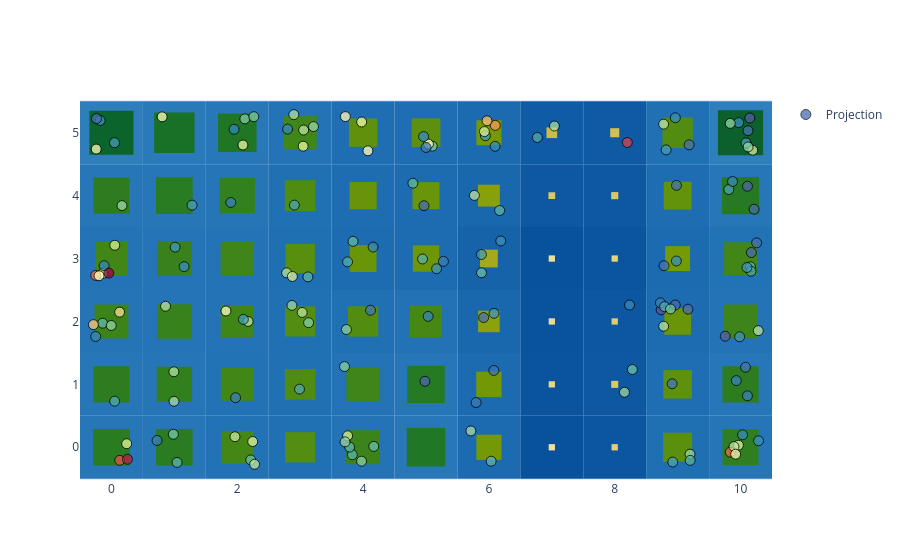

The notebook cell this image was saved under:
### Code cell
attraction_marker = dict(opacity=.75, size=10, color=X_scaled_QE, colorscale="Spectral_r", line=dict(width=1, color="black"))
basin.pond() \
    .pad_layer() \
    .attraction_layer(X_scaled, jitter_amount=.3, marker=attraction_marker) \
    .visualize();

### Figure 1 — Plotly figure (JSON) as saved in the notebook; plotly's stock layout.template omitted (floating-point values rounded to 4 significant figures; data arrays with more than 128 entries replaced by an {"elided": "..."} marker saying what was removed)
{"data": [{"marker": {"color": {"elided": "150 float values"}, "colorscale": [[0.0, "rgb(94,79,162)"], [0.1, "rgb(50,136,189)"], [0.2, "rgb(102,194,165)"], [0.3, "rgb(171,221,164)"], [0.4, "rgb(230,245,152)"], [0.5, "rgb(255,255,191)"], [0.6, "rgb(254,224,139)"], [0.7, "rgb(253,174,97)"], [0.8, "rgb(244,109,67)"], [0.9, "rgb(213,62,79)"], [1.0, "rgb(158,1,66)"]], "line": {"color": "black", "width": 1}, "opacity": 0.75, "size": 10, "symbol": "circle"}, "mode": "markers", "name": "Projection", "x": {"elided": "150 float values"}, "y": {"elided": "150 float values"}, "type": "scatter"}], "layout": {"shapes": [{"fillcolor": "rgb(38, 118, 184)", "layer": "between", "line": {"width": 0}, "type": "rect", "x0": -0.5, "x1": 0.5, "xref": "x", "y0": -0.5, "y1": 0.5, "yref": "y"}, {"fillcolor": "rgb(38, 118, 184)", "layer": "between", "line": {"width": 0}, "type": "rect", "x0": 0.5, "x1": 1.5, "xref": "x", "y0": -0.5, "y1": 0.5, "yref": "y"}, {"fillcolor": "rgb(34, 114, 182)", "layer": "between", "line": {"width": 0}, "type": "rect", "x0": 1.5, "x1": 2.5, "xref": "x", "y0": -0.5, "y1": 0.5, "yref": "y"}, {"fillcolor": "rgb(32, 112, 180)", "layer": "between", "line": {"width": 0}, "type": "rect", "x0": 2.5, "x1": 3.5, "xref": "x", "y0": -0.5, "y1": 0.5, "yref": "y"}, {"fillcolor": "rgb(35, 115, 182)", "layer": "between", "line": {"width": 0}, "type": "rect", "x0": 3.5, "x1": 4.5, "xref": "x", "y0": -0.5, "y1": 0.5, "yref": "y"}, {"fillcolor": "rgb(40, 120, 185)", "layer": "between", "line": {"width": 0}, "type": "rect", "x0": 4.5, "x1": 5.5, "xref": "x", "y0": -0.5, "y1": 0.5, "yref": "y"}, {"fillcolor": "rgb(28, 107, 176)", "layer": "between", "line": {"width": 0}, "type": "rect", "x0": 5.5, "x1": 6.5, "xref": "x", "y0": -0.5, "y1": 0.5, "yref": "y"}, {"fillcolor": "rgb(8, 81, 156)", "layer": "between", "line": {"width": 0}, "type": "rect", "x0": 6.5, "x1": 7.5, "xref": "x", "y0": -0.5, "y1": 0.5, "yref": "y"}, {"fillcolor": "rgb(12, 86, 160)", "layer": "between", "line": {"width": 0}, "type": "rect", "x0": 7.5, "x1": 8.5, "xref": "x", "y0": -0.5, "y1": 0.5, "yref": "y"}, {"fillcolor": "rgb(31, 111, 179)", "layer": "between", "line": {"width": 0}, "type": "rect", "x0": 8.5, "x1": 9.5, "xref": "x", "y0": -0.5, "y1": 0.5, "yref": "y"}, {"fillcolor": "rgb(38, 118, 183)", "layer": "between", "line": {"width": 0}, "type": "rect", "x0": 9.5, "x1": 10.5, "xref": "x", "y0": -0.5, "y1": 0.5, "yref": "y"}, {"fillcolor": "rgb(38, 118, 184)", "layer": "between", "line": {"width": 0}, "type": "rect", "x0": -0.5, "x1": 0.5, "xref": "x", "y0": 0.5, "y1": 1.5, "yref": "y"}, {"fillcolor": "rgb(37, 117, 183)", "layer": "between", "line": {"width": 0}, "type": "rect", "x0": 0.5, "x1": 1.5, "xref": "x", "y0": 0.5, "y1": 1.5, "yref": "y"}, {"fillcolor": "rgb(34, 114, 182)", "layer": "between", "line": {"width": 0}, "type": "rect", "x0": 1.5, "x1": 2.5, "xref": "x", "y0": 0.5, "y1": 1.5, "yref": "y"}, {"fillcolor": "rgb(32, 112, 180)", "layer": "between", "line": {"width": 0}, "type": "rect", "x0": 2.5, "x1": 3.5, "xref": "x", "y0": 0.5, "y1": 1.5, "yref": "y"}, {"fillcolor": "rgb(35, 115, 182)", "layer": "between", "line": {"width": 0}, "type": "rect", "x0": 3.5, "x1": 4.5, "xref": "x", "y0": 0.5, "y1": 1.5, "yref": "y"}, {"fillcolor": "rgb(39, 119, 184)", "layer": "between", "line": {"width": 0}, "type": "rect", "x0": 4.5, "x1": 5.5, "xref": "x", "y0": 0.5, "y1": 1.5, "yref": "y"}, {"fillcolor": "rgb(28, 107, 176)", "layer": "between", "line": {"width": 0}, "type": "rect", "x0": 5.5, "x1": 6.5, "xref": "x", "y0": 0.5, "y1": 1.5, "yref": "y"}, {"fillcolor": "rgb(10, 84, 158)", "layer": "between", "line": {"width": 0}, "type": "rect", "x0": 6.5, "x1": 7.5, "xref": "x", "y0": 0.5, "y1": 1.5, "yref": "y"}, {"fillcolor": "rgb(14, 88, 162)", "layer": "between", "line": {"width": 0}, "type": "rect", "x0": 7.5, "x1": 8.5, "xref": "x", "y0": 0.5, "y1": 1.5, "yref": "y"}, {"fillcolor": "rgb(31, 110, 179)", "layer": "between", "line": {"width": 0}, "type": "rect", "x0": 8.5, "x1": 9.5, "xref": "x", "y0": 0.5, "y1": 1.5, "yref": "y"}, {"fillcolor": "rgb(38, 118, 184)", "layer": "between", "line": {"width": 0}, "type": "rect", "x0": 9.5, "x1": 10.5, "xref": "x", "y0": 0.5, "y1": 1.5, "yref": "y"}, {"fillcolor": "rgb(36, 116, 182)", "layer": "between", "line": {"width": 0}, "type": "rect", "x0": -0.5, "x1": 0.5, "xref": "x", "y0": 1.5, "y1": 2.5, "yref": "y"}, {"fillcolor": "rgb(36, 116, 183)", "layer": "between", "line": {"width": 0}, "type": "rect", "x0": 0.5, "x1": 1.5, "xref": "x", "y0": 1.5, "y1": 2.5, "yref": "y"}, {"fillcolor": "rgb(35, 115, 182)", "layer": "between", "line": {"width": 0}, "type": "rect", "x0": 1.5, "x1": 2.5, "xref": "x", "y0": 1.5, "y1": 2.5, "yref": "y"}, {"fillcolor": "rgb(32, 112, 180)", "layer": "between", "line": {"width": 0}, "type": "rect", "x0": 2.5, "x1": 3.5, "xref": "x", "y0": 1.5, "y1": 2.5, "yref": "y"}, {"fillcolor": "rgb(32, 112, 180)", "layer": "between", "line": {"width": 0}, "type": "rect", "x0": 3.5, "x1": 4.5, "xref": "x", "y0": 1.5, "y1": 2.5, "yref": "y"}, {"fillcolor": "rgb(34, 114, 181)", "layer": "between", "line": {"width": 0}, "type": "rect", "x0": 4.5, "x1": 5.5, "xref": "x", "y0": 1.5, "y1": 2.5, "yref": "y"}, {"fillcolor": "rgb(25, 103, 173)", "layer": "between", "line": {"width": 0}, "type": "rect", "x0": 5.5, "x1": 6.5, "xref": "x", "y0": 1.5, "y1": 2.5, "yref": "y"}, {"fillcolor": "rgb(9, 82, 157)", "layer": "between", "line": {"width": 0}, "type": "rect", "x0": 6.5, "x1": 7.5, "xref": "x", "y0": 1.5, "y1": 2.5, "yref": "y"}, {"fillcolor": "rgb(12, 87, 160)", "layer": "between", "line": {"width": 0}, "type": "rect", "x0": 7.5, "x1": 8.5, "xref": "x", "y0": 1.5, "y1": 2.5, "yref": "y"}, {"fillcolor": "rgb(29, 108, 177)", "layer": "between", "line": {"width": 0}, "type": "rect", "x0": 8.5, "x1": 9.5, "xref": "x", "y0": 1.5, "y1": 2.5, "yref": "y"}, {"fillcolor": "rgb(35, 115, 182)", "layer": "between", "line": {"width": 0}, "type": "rect", "x0": 9.5, "x1": 10.5, "xref": "x", "y0": 1.5, "y1": 2.5, "yref": "y"}, {"fillcolor": "rgb(35, 115, 182)", "layer": "between", "line": {"width": 0}, "type": "rect", "x0": -0.5, "x1": 0.5, "xref": "x", "y0": 2.5, "y1": 3.5, "yref": "y"}, {"fillcolor": "rgb(36, 116, 183)", "layer": "between", "line": {"width": 0}, "type": "rect", "x0": 0.5, "x1": 1.5, "xref": "x", "y0": 2.5, "y1": 3.5, "yref": "y"}, {"fillcolor": "rgb(35, 115, 182)", "layer": "between", "line": {"width": 0}, "type": "rect", "x0": 1.5, "x1": 2.5, "xref": "x", "y0": 2.5, "y1": 3.5, "yref": "y"}, {"fillcolor": "rgb(31, 111, 179)", "layer": "between", "line": {"width": 0}, "type": "rect", "x0": 2.5, "x1": 3.5, "xref": "x", "y0": 2.5, "y1": 3.5, "yref": "y"}, {"fillcolor": "rgb(29, 108, 177)", "layer": "between", "line": {"width": 0}, "type": "rect", "x0": 3.5, "x1": 4.5, "xref": "x", "y0": 2.5, "y1": 3.5, "yref": "y"}, {"fillcolor": "rgb(29, 108, 177)", "layer": "between", "line": {"width": 0}, "type": "rect", "x0": 4.5, "x1": 5.5, "xref": "x", "y0": 2.5, "y1": 3.5, "yref": "y"}, {"fillcolor": "rgb(22, 99, 170)", "layer": "between", "line": {"width": 0}, "type": "rect", "x0": 5.5, "x1": 6.5, "xref": "x", "y0": 2.5, "y1": 3.5, "yref": "y"}, {"fillcolor": "rgb(8, 81, 156)", "layer": "between", "line": {"width": 0}, "type": "rect", "x0": 6.5, "x1": 7.5, "xref": "x", "y0": 2.5, "y1": 3.5, "yref": "y"}, {"fillcolor": "rgb(11, 85, 159)", "layer": "between", "line": {"width": 0}, "type": "rect", "x0": 7.5, "x1": 8.5, "xref": "x", "y0": 2.5, "y1": 3.5, "yref": "y"}, {"fillcolor": "rgb(28, 106, 176)", "layer": "between", "line": {"width": 0}, "type": "rect", "x0": 8.5, "x1": 9.5, "xref": "x", "y0": 2.5, "y1": 3.5, "yref": "y"}, {"fillcolor": "rgb(34, 114, 182)", "layer": "between", "line": {"width": 0}, "type": "rect", "x0": 9.5, "x1": 10.5, "xref": "x", "y0": 2.5, "y1": 3.5, "yref": "y"}, {"fillcolor": "rgb(38, 118, 184)", "layer": "between", "line": {"width": 0}, "type": "rect", "x0": -0.5, "x1": 0.5, "xref": "x", "y0": 3.5, "y1": 4.5, "yref": "y"}, {"fillcolor": "rgb(38, 118, 184)", "layer": "between", "line": {"width": 0}, "type": "rect", "x0": 0.5, "x1": 1.5, "xref": "x", "y0": 3.5, "y1": 4.5, "yref": "y"}, {"fillcolor": "rgb(37, 117, 183)", "layer": "between", "line": {"width": 0}, "type": "rect", "x0": 1.5, "x1": 2.5, "xref": "x", "y0": 3.5, "y1": 4.5, "yref": "y"}, {"fillcolor": "rgb(32, 112, 180)", "layer": "between", "line": {"width": 0}, "type": "rect", "x0": 2.5, "x1": 3.5, "xref": "x", "y0": 3.5, "y1": 4.5, "yref": "y"}, {"fillcolor": "rgb(30, 109, 178)", "layer": "between", "line": {"width": 0}, "type": "rect", "x0": 3.5, "x1": 4.5, "xref": "x", "y0": 3.5, "y1": 4.5, "yref": "y"}, {"fillcolor": "rgb(29, 108, 177)", "layer": "between", "line": {"width": 0}, "type": "rect", "x0": 4.5, "x1": 5.5, "xref": "x", "y0": 3.5, "y1": 4.5, "yref": "y"}, {"fillcolor": "rgb(25, 103, 173)", "layer": "between", "line": {"width": 0}, "type": "rect", "x0": 5.5, "x1": 6.5, "xref": "x", "y0": 3.5, "y1": 4.5, "yref": "y"}, {"fillcolor": "rgb(13, 88, 161)", "layer": "between", "line": {"width": 0}, "type": "rect", "x0": 6.5, "x1": 7.5, "xref": "x", "y0": 3.5, "y1": 4.5, "yref": "y"}, {"fillcolor": "rgb(14, 88, 162)", "layer": "between", "line": {"width": 0}, "type": "rect", "x0": 7.5, "x1": 8.5, "xref": "x", "y0": 3.5, "y1": 4.5, "yref": "y"}, {"fillcolor": "rgb(30, 109, 178)", "layer": "between", "line": {"width": 0}, "type": "rect", "x0": 8.5, "x1": 9.5, "xref": "x", "y0": 3.5, "y1": 4.5, "yref": "y"}, {"fillcolor": "rgb(39, 119, 184)", "layer": "between", "line": {"width": 0}, "type": "rect", "x0": 9.5, "x1": 10.5, "xref": "x", "y0": 3.5, "y1": 4.5, "yref": "y"}, {"fillcolor": "rgb(46, 126, 188)", "layer": "between", "line": {"width": 0}, "type": "rect", "x0": -0.5, "x1": 0.5, "xref": "x", "y0": 4.5, "y1": 5.5, "yref": "y"}, {"fillcolor": "rgb(42, 122, 186)", "layer": "between", "line": {"width": 0}, "type": "rect", "x0": 0.5, "x1": 1.5, "xref": "x", "y0": 4.5, "y1": 5.5, "yref": "y"}, {"fillcolor": "rgb(40, 120, 185)", "layer": "between", "line": {"width": 0}, "type": "rect", "x0": 1.5, "x1": 2.5, "xref": "x", "y0": 4.5, "y1": 5.5, "yref": "y"}, {"fillcolor": "rgb(35, 115, 182)", "layer": "between", "line": {"width": 0}, "type": "rect", "x0": 2.5, "x1": 3.5, "xref": "x", "y0": 4.5, "y1": 5.5, "yref": "y"}, {"fillcolor": "rgb(31, 110, 179)", "layer": "between", "line": {"width": 0}, "type": "rect", "x0": 3.5, "x1": 4.5, "xref": "x", "y0": 4.5, "y1": 5.5, "yref": "y"}, {"fillcolor": "rgb(31, 110, 179)", "layer": "between", "line": {"width": 0}, "type": "rect", "x0": 4.5, "x1": 5.5, "xref": "x", "y0": 4.5, "y1": 5.5, "yref": "y"}, {"fillcolor": "rgb(28, 106, 176)", "layer": "between", "line": {"width": 0}, "type": "rect", "x0": 5.5, "x1": 6.5, "xref": "x", "y0": 4.5, "y1": 5.5, "yref": "y"}, {"fillcolor": "rgb(16, 92, 164)", "layer": "between", "line": {"width": 0}, "type": "rect", "x0": 6.5, "x1": 7.5, "xref": "x", "y0": 4.5, "y1": 5.5, "yref": "y"}, {"fillcolor": "rgb(15, 90, 163)", "layer": "between", "line": {"width": 0}, "type": "rect", "x0": 7.5, "x1": 8.5, "xref": "x", "y0": 4.5, "y1": 5.5, "yref": "y"}, {"fillcolor": "rgb(32, 112, 180)", "layer": "between", "line": {"width": 0}, "type": "rect", "x0": 8.5, "x1": 9.5, "xref": "x", "y0": 4.5, "y1": 5.5, "yref": "y"}, {"fillcolor": "rgb(47, 127, 188)", "layer": "between", "line": {"width": 0}, "type": "rect", "x0": 9.5, "x1": 10.5, "xref": "x", "y0": 4.5, "y1": 5.5, "yref": "y"}, {"fillcolor": "rgb(42, 124, 33)", "layer": "between", "line": {"width": 0}, "type": "rect", "x0": -0.2916, "x1": 0.2916, "xref": "x", "y0": -0.2916, "y1": 0.2916, "yref": "y"}, {"fillcolor": "rgb(43, 124, 33)", "layer": "between", "line": {"width": 0}, "type": "rect", "x0": 0.7094, "x1": 1.291, "xref": "x", "y0": -0.2906, "y1": 0.2906, "yref": "y"}, {"fillcolor": "rgb(68, 135, 23)", "layer": "between", "line": {"width": 0}, "type": "rect", "x0": 1.742, "x1": 2.258, "xref": "x", "y0": -0.2583, "y1": 0.2583, "yref": "y"}, {"fillcolor": "rgb(83, 141, 17)", "layer": "between", "line": {"width": 0}, "type": "rect", "x0": 2.76, "x1": 3.24, "xref": "x", "y0": -0.2402, "y1": 0.2402, "yref": "y"}, {"fillcolor": "rgb(60, 132, 26)", "layer": "between", "line": {"width": 0}, "type": "rect", "x0": 3.731, "x1": 4.269, "xref": "x", "y0": -0.2686, "y1": 0.2686, "yref": "y"}, {"fillcolor": "rgb(32, 119, 37)", "layer": "between", "line": {"width": 0}, "type": "rect", "x0": 4.694, "x1": 5.306, "xref": "x", "y0": -0.3058, "y1": 0.3058, "yref": "y"}, {"fillcolor": "rgb(116, 153, 5)", "layer": "between", "line": {"width": 0}, "type": "rect", "x0": 5.8, "x1": 6.2, "xref": "x", "y0": -0.2001, "y1": 0.2001, "yref": "y"}, {"fillcolor": "rgb(239, 225, 156)", "layer": "between", "line": {"width": 0}, "type": "rect", "x0": 6.95, "x1": 7.05, "xref": "x", "y0": -0.05, "y1": 0.05, "yref": "y"}, {"fillcolor": "rgb(225, 207, 118)", "layer": "between", "line": {"width": 0}, "type": "rect", "x0": 7.95, "x1": 8.05, "xref": "x", "y0": -0.05, "y1": 0.05, "yref": "y"}, {"fillcolor": "rgb(90, 144, 14)", "layer": "between", "line": {"width": 0}, "type": "rect", "x0": 8.769, "x1": 9.231, "xref": "x", "y0": -0.2312, "y1": 0.2312, "yref": "y"}, {"fillcolor": "rgb(47, 126, 31)", "layer": "between", "line": {"width": 0}, "type": "rect", "x0": 9.715, "x1": 10.29, "xref": "x", "y0": -0.2855, "y1": 0.2855, "yref": "y"}, {"fillcolor": "rgb(45, 125, 32)", "layer": "between", "line": {"width": 0}, "type": "rect", "x0": -0.2872, "x1": 0.2872, "xref": "x", "y0": 0.7128, "y1": 1.287, "yref": "y"}, {"fillcolor": "rgb(50, 127, 30)", "layer": "between", "line": {"width": 0}, "type": "rect", "x0": 0.7191, "x1": 1.281, "xref": "x", "y0": 0.7191, "y1": 1.281, "yref": "y"}, {"fillcolor": "rgb(66, 134, 24)", "layer": "between", "line": {"width": 0}, "type": "rect", "x0": 1.739, "x1": 2.261, "xref": "x", "y0": 0.739, "y1": 1.261, "yref": "y"}, {"fillcolor": "rgb(80, 140, 18)", "layer": "between", "line": {"width": 0}, "type": "rect", "x0": 2.756, "x1": 3.244, "xref": "x", "y0": 0.756, "y1": 1.244, "yref": "y"}, {"fillcolor": "rgb(63, 133, 25)", "layer": "between", "line": {"width": 0}, "type": "rect", "x0": 3.734, "x1": 4.266, "xref": "x", "y0": 0.7345, "y1": 1.266, "yref": "y"}, {"fillcolor": "rgb(38, 122, 35)", "layer": "between", "line": {"width": 0}, "type": "rect", "x0": 4.703, "x1": 5.297, "xref": "x", "y0": 0.7032, "y1": 1.297, "yref": "y"}, {"fillcolor": "rgb(114, 152, 6)", "layer": "between", "line": {"width": 0}, "type": "rect", "x0": 5.798, "x1": 6.202, "xref": "x", "y0": 0.7981, "y1": 1.202, "yref": "y"}, {"fillcolor": "rgb(231, 214, 133)", "layer": "between", "line": {"width": 0}, "type": "rect", "x0": 6.95, "x1": 7.05, "xref": "x", "y0": 0.95, "y1": 1.05, "yref": "y"}, {"fillcolor": "rgb(218, 199, 101)", "layer": "between", "line": {"width": 0}, "type": "rect", "x0": 7.944, "x1": 8.056, "xref": "x", "y0": 0.9444, "y1": 1.056, "yref": "y"}, {"fillcolor": "rgb(94, 145, 13)", "layer": "between", "line": {"width": 0}, "type": "rect", "x0": 8.773, "x1": 9.227, "xref": "x", "y0": 0.7728, "y1": 1.227, "yref": "y"}, {"fillcolor": "rgb(45, 125, 32)", "layer": "between", "line": {"width": 0}, "type": "rect", "x0": 9.712, "x1": 10.29, "xref": "x", "y0": 0.7124, "y1": 1.288, "yref": "y"}, {"fillcolor": "rgb(60, 132, 26)", "layer": "between", "line": {"width": 0}, "type": "rect", "x0": -0.269, "x1": 0.269, "xref": "x", "y0": 1.731, "y1": 2.269, "yref": "y"}, {"fillcolor": "rgb(56, 130, 28)", "layer": "between", "line": {"width": 0}, "type": "rect", "x0": 0.7257, "x1": 1.274, "xref": "x", "y0": 1.726, "y1": 2.274, "yref": "y"}, {"fillcolor": "rgb(64, 133, 24)", "layer": "between", "line": {"width": 0}, "type": "rect", "x0": 1.737, "x1": 2.263, "xref": "x", "y0": 1.737, "y1": 2.263, "yref": "y"}, {"fillcolor": "rgb(83, 141, 17)", "layer": "between", "line": {"width": 0}, "type": "rect", "x0": 2.76, "x1": 3.24, "xref": "x", "y0": 1.76, "y1": 2.24, "yref": "y"}, {"fillcolor": "rgb(82, 141, 17)", "layer": "between", "line": {"width": 0}, "type": "rect", "x0": 3.759, "x1": 4.241, "xref": "x", "y0": 1.759, "y1": 2.241, "yref": "y"}, {"fillcolor": "rgb(71, 136, 21)", "layer": "between", "line": {"width": 0}, "type": "rect", "x0": 4.745, "x1": 5.255, "xref": "x", "y0": 1.745, "y1": 2.255, "yref": "y"}, {"fillcolor": "rgb(140, 161, 14)", "layer": "between", "line": {"width": 0}, "type": "rect", "x0": 5.829, "x1": 6.171, "xref": "x", "y0": 1.829, "y1": 2.171, "yref": "y"}, {"fillcolor": "rgb(235, 219, 144)", "layer": "between", "line": {"width": 0}, "type": "rect", "x0": 6.95, "x1": 7.05, "xref": "x", "y0": 1.95, "y1": 2.05, "yref": "y"}, {"fillcolor": "rgb(223, 204, 112)", "layer": "between", "line": {"width": 0}, "type": "rect", "x0": 7.95, "x1": 8.05, "xref": "x", "y0": 1.95, "y1": 2.05, "yref": "y"}, {"fillcolor": "rgb(106, 149, 9)", "layer": "between", "line": {"width": 0}, "type": "rect", "x0": 8.788, "x1": 9.212, "xref": "x", "y0": 1.788, "y1": 2.212, "yref": "y"}, {"fillcolor": "rgb(61, 132, 26)", "layer": "between", "line": {"width": 0}, "type": "rect", "x0": 9.732, "x1": 10.27, "xref": "x", "y0": 1.732, "y1": 2.268, "yref": "y"}, {"fillcolor": "rgb(66, 134, 24)", "layer": "between", "line": {"width": 0}, "type": "rect", "x0": -0.2616, "x1": 0.2616, "xref": "x", "y0": 2.738, "y1": 3.262, "yref": "y"}, {"fillcolor": "rgb(57, 130, 27)", "layer": "between", "line": {"width": 0}, "type": "rect", "x0": 0.7269, "x1": 1.273, "xref": "x", "y0": 2.727, "y1": 3.273, "yref": "y"}, {"fillcolor": "rgb(64, 133, 25)", "layer": "between", "line": {"width": 0}, "type": "rect", "x0": 1.736, "x1": 2.264, "xref": "x", "y0": 2.736, "y1": 3.264, "yref": "y"}, {"fillcolor": "rgb(89, 143, 15)", "layer": "between", "line": {"width": 0}, "type": "rect", "x0": 2.767, "x1": 3.233, "xref": "x", "y0": 2.767, "y1": 3.233, "yref": "y"}, {"fillcolor": "rgb(105, 149, 9)", "layer": "between", "line": {"width": 0}, "type": "rect", "x0": 3.787, "x1": 4.213, "xref": "x", "y0": 2.787, "y1": 3.213, "yref": "y"}, {"fillcolor": "rgb(109, 150, 8)", "layer": "between", "line": {"width": 0}, "type": "rect", "x0": 4.791, "x1": 5.209, "xref": "x", "y0": 2.791, "y1": 3.209, "yref": "y"}, {"fillcolor": "rgb(164, 170, 28)", "layer": "between", "line": {"width": 0}, "type": "rect", "x0": 5.859, "x1": 6.141, "xref": "x", "y0": 2.859, "y1": 3.141, "yref": "y"}, {"fillcolor": "rgb(238, 223, 152)", "layer": "between", "line": {"width": 0}, "type": "rect", "x0": 6.95, "x1": 7.05, "xref": "x", "y0": 2.95, "y1": 3.05, "yref": "y"}, {"fillcolor": "rgb(229, 211, 128)", "layer": "between", "line": {"width": 0}, "type": "rect", "x0": 7.95, "x1": 8.05, "xref": "x", "y0": 2.95, "y1": 3.05, "yref": "y"}, {"fillcolor": "rgb(118, 154, 6)", "layer": "between", "line": {"width": 0}, "type": "rect", "x0": 8.802, "x1": 9.198, "xref": "x", "y0": 2.802, "y1": 3.198, "yref": "y"}, {"fillcolor": "rgb(66, 134, 23)", "layer": "between", "line": {"width": 0}, "type": "rect", "x0": 9.739, "x1": 10.26, "xref": "x", "y0": 2.739, "y1": 3.261, "yref": "y"}, {"fillcolor": "rgb(45, 125, 32)", "layer": "between", "line": {"width": 0}, "type": "rect", "x0": -0.2869, "x1": 0.2869, "xref": "x", "y0": 3.713, "y1": 4.287, "yref": "y"}, {"fillcolor": "rgb(42, 124, 33)", "layer": "between", "line": {"width": 0}, "type": "rect", "x0": 0.7089, "x1": 1.291, "xref": "x", "y0": 3.709, "y1": 4.291, "yref": "y"}, {"fillcolor": "rgb(51, 128, 30)", "layer": "between", "line": {"width": 0}, "type": "rect", "x0": 1.72, "x1": 2.28, "xref": "x", "y0": 3.72, "y1": 4.28, "yref": "y"}, {"fillcolor": "rgb(79, 140, 18)", "layer": "between", "line": {"width": 0}, "type": "rect", "x0": 2.755, "x1": 3.245, "xref": "x", "y0": 3.755, "y1": 4.245, "yref": "y"}, {"fillcolor": "rgb(103, 148, 10)", "layer": "between", "line": {"width": 0}, "type": "rect", "x0": 3.784, "x1": 4.216, "xref": "x", "y0": 3.784, "y1": 4.216, "yref": "y"}, {"fillcolor": "rgb(104, 149, 9)", "layer": "between", "line": {"width": 0}, "type": "rect", "x0": 4.786, "x1": 5.214, "xref": "x", "y0": 3.786, "y1": 4.214, "yref": "y"}, {"fillcolor": "rgb(137, 160, 13)", "layer": "between", "line": {"width": 0}, "type": "rect", "x0": 5.826, "x1": 6.174, "xref": "x", "y0": 3.826, "y1": 4.174, "yref": "y"}, {"fillcolor": "rgb(219, 200, 103)", "layer": "between", "line": {"width": 0}, "type": "rect", "x0": 6.946, "x1": 7.054, "xref": "x", "y0": 3.946, "y1": 4.054, "yref": "y"}, {"fillcolor": "rgb(217, 198, 100)", "layer": "between", "line": {"width": 0}, "type": "rect", "x0": 7.943, "x1": 8.057, "xref": "x", "y0": 3.943, "y1": 4.057, "yref": "y"}, {"fillcolor": "rgb(99, 147, 11)", "layer": "between", "line": {"width": 0}, "type": "rect", "x0": 8.779, "x1": 9.221, "xref": "x", "y0": 3.779, "y1": 4.221, "yref": "y"}, {"fillcolor": "rgb(38, 122, 35)", "layer": "between", "line": {"width": 0}, "type": "rect", "x0": 9.704, "x1": 10.3, "xref": "x", "y0": 3.704, "y1": 4.296, "yref": "y"}, {"fillcolor": "rgb(11, 100, 44)", "layer": "between", "line": {"width": 0}, "type": "rect", "x0": -0.3504, "x1": 0.3504, "xref": "x", "y0": 4.65, "y1": 5.35, "yref": "y"}, {"fillcolor": "rgb(25, 112, 39)", "layer": "between", "line": {"width": 0}, "type": "rect", "x0": 0.679, "x1": 1.321, "xref": "x", "y0": 4.679, "y1": 5.321, "yref": "y"}, {"fillcolor": "rgb(32, 118, 37)", "layer": "between", "line": {"width": 0}, "type": "rect", "x0": 1.694, "x1": 2.306, "xref": "x", "y0": 4.694, "y1": 5.306, "yref": "y"}, {"fillcolor": "rgb(65, 134, 24)", "layer": "between", "line": {"width": 0}, "type": "rect", "x0": 2.738, "x1": 3.262, "xref": "x", "y0": 4.738, "y1": 5.262, "yref": "y"}, {"fillcolor": "rgb(95, 145, 13)", "layer": "between", "line": {"width": 0}, "type": "rect", "x0": 3.774, "x1": 4.226, "xref": "x", "y0": 4.774, "y1": 5.226, "yref": "y"}, {"fillcolor": "rgb(93, 144, 14)", "layer": "between", "line": {"width": 0}, "type": "rect", "x0": 4.772, "x1": 5.228, "xref": "x", "y0": 4.772, "y1": 5.228, "yref": "y"}, {"fillcolor": "rgb(117, 153, 5)", "layer": "between", "line": {"width": 0}, "type": "rect", "x0": 5.801, "x1": 6.199, "xref": "x", "y0": 4.801, "y1": 5.199, "yref": "y"}, {"fillcolor": "rgb(202, 188, 73)", "layer": "between", "line": {"width": 0}, "type": "rect", "x0": 6.915, "x1": 7.085, "xref": "x", "y0": 4.915, "y1": 5.085, "yref": "y"}, {"fillcolor": "rgb(209, 193, 85)", "layer": "between", "line": {"width": 0}, "type": "rect", "x0": 7.928, "x1": 8.072, "xref": "x", "y0": 4.928, "y1": 5.072, "yref": "y"}, {"fillcolor": "rgb(82, 141, 17)", "layer": "between", "line": {"width": 0}, "type": "rect", "x0": 8.759, "x1": 9.241, "xref": "x", "y0": 4.759, "y1": 5.241, "yref": "y"}, {"fillcolor": "rgb(12, 96, 44)", "layer": "between", "line": {"width": 0}, "type": "rect", "x0": 9.641, "x1": 10.36, "xref": "x", "y0": 4.641, "y1": 5.359, "yref": "y"}], "xaxis": {"range": [-0.5, 10.5], "scaleanchor": "y", "constrain": "domain", "zeroline": false, "showgrid": false}, "yaxis": {"range": [-0.5, 5.5], "zeroline": false, "showgrid": false}, "autosize": true, "showlegend": true}}
